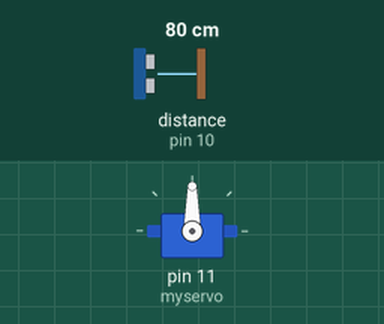
A sketch run on a simulated Arduino Uno, built with avr-gcc and run on an emulated ATmega328P. Shown: servo. Wiring (inferred from the names in the program): ultrasonic range finder: trigger pin 9; echo pin 10. Inputs (shaded band) come from the test bench; at power-on: distance to the obstacle (sensor on pin 10) 80 cm. The echo pulse lasts 58.3 µs per cm.

Above: at 0.1 s.
At 1.3 s:
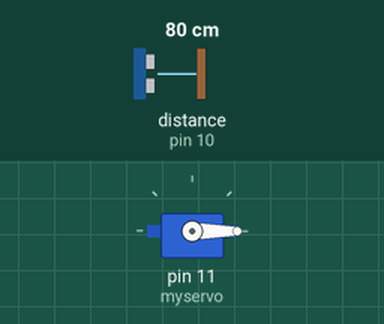
1.4 s: distance to the obstacle (sensor on pin 10) set to 45 cm
3.2 s: distance to the obstacle (sensor on pin 10) set to 37 cm
At 4.9 s:
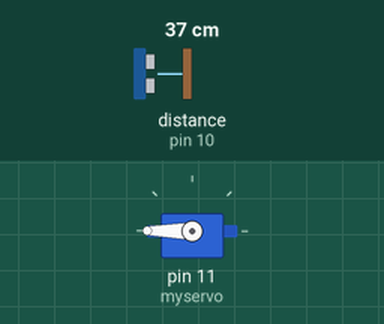
5.5 s: distance to the obstacle (sensor on pin 10) set to 60 cm
8.5 s: distance to the obstacle (sensor on pin 10) set to 2 cm
Timing chart, 0 to 11.5 s (numbered marks = the images above; inputs shaded):
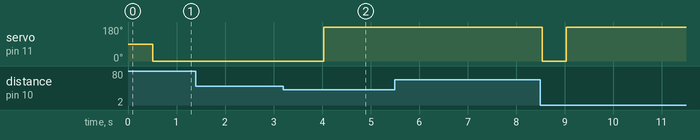

Measured:
- the behaviour switches between 41 and 40 cm on distance to the obstacle (sensor on pin 10) (found by bisection; images 1 and 2)
- after the input at 1.4 s, every drawn part: stays the same
- after the input at 3.2 s, servo on pin 11 (myservo): 0° → 180° after 0.83 s
- after the input at 5.5 s, every drawn part: stays the same

The sketch:

jarno_can.ino
```cpp
#include <Servo.h>

Servo myservo;  // create servo object to control a servo
// twelve servo objects can be created on most boards
// include the library code:
#include <LiquidCrystal.h>

// defines pins numbers
const int trigPin = 9;
const int echoPin = 10;
// defines variables
int distanceCm;
unsigned long pulseduration = 0;
void setup()
{

  pinMode(trigPin, OUTPUT); // Sets the trigPin as an Output
  pinMode(echoPin, INPUT); // Sets the echoPin as an Input
  Serial.begin(9600); // Starts the serial communication
  myservo.attach(11);
}
void measureDistance()
{
  // Clears the trigPin
digitalWrite(trigPin, LOW);
delayMicroseconds(2);

// Sets the trigPin on HIGH state for 10 micro seconds
digitalWrite(trigPin, HIGH);
delayMicroseconds(10);
digitalWrite(trigPin, LOW);

// Reads the echoPin, returns the sound wave travel time in microseconds
pulseduration = pulseIn(echoPin, HIGH);
// Calculating the distance
distanceCm = pulseduration*0.034/2;
}
void loop()
{
  // get the raw measurement data from Ping)))
  measureDistance();

  delay(500);
   if (distanceCm < 40)
   {
     myservo.write(180);
     delay(4000);
     if (distanceCm < 40)
     {
       myservo.write(180);
     }
     else
     {
       myservo.write(0);
     }
   }
   else {
     myservo.write(0);
   }
}
```
